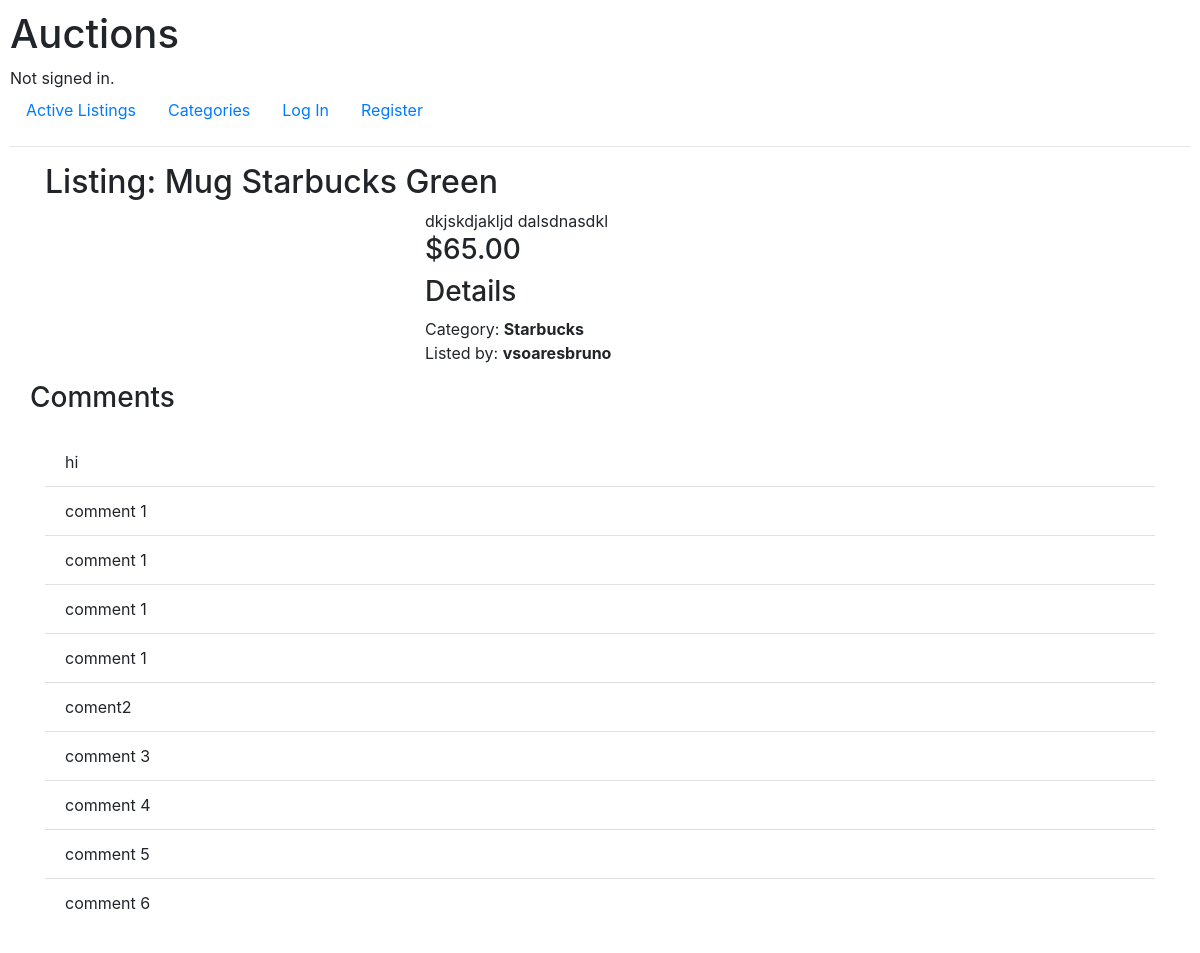
Screenshot of /listings/3 with the database file from the repository.
### auctions/models.py (models this page shows, shortened)
class Listing(models.Model):
    name = models.CharField(max_length=64)
    description = models.CharField(max_length=300)
    price = models.DecimalField(max_digits=19, decimal_places=10)
    upload = models.FileField(upload_to='uploads/', blank=True, null=True)
    category = models.ForeignKey(Category, on_delete=models.CASCADE, null=True, blank=True, related_name="category")
    is_active = models.BooleanField(default=True)
    created_at = models.DateField()
    listed_by = models.ForeignKey(User, on_delete=models.CASCADE, default="", blank=True, related_name="user")

class Category(models.Model):
    name = models.CharField(max_length=30)
    def __str__(self):
        return f"{self.name}"

class User(AbstractUser):
    pass

class Comment(models.Model):
    comment = models.CharField(max_length=300)
    auction = models.ForeignKey(Listing, on_delete=models.CASCADE)

### auctions/views.py (the view)
# urls.py: path("listings/<int:listing_id>", views.listings, name="listings"),
def listings(request, listing_id):
    listing = Listing.objects.get(id=listing_id)
    max_bid = Bid.objects.filter(auction=listing_id).aggregate(Max('price'))
    price = max_bid['price__max'] or listing.price
    comments = Comment.objects.all().filter(auction=listing)
    watchlist = False
    winner_bidder = ''
    highst_bid = Bid.objects.filter(auction=listing_id)
    if highst_bid:
        winner_bidder = highst_bid.latest('id').user
    if request.user.is_authenticated:
        watchlist = Watchlist.objects.filter(auction=listing, user=request.user).exists()
    return render(request, "auctions/listing.html", {
        "listing": listing,
        "current_price": price,
        "comments": comments,
        "watchlist": watchlist,
        "winner_bidder": winner_bidder
    })

### auctions/templates/auctions/listing.html (shortened to what this page needs)
{% extends "auctions/layout.html" %}
{% block body %}
<div class="container">
    <h2>Listing: {{listing.name}}</h2>
    <div class="row">
        <div class="col-sm-4">
        </div>
        <div class="col-sm-8">
            <div>{{listing.description}}</div>
            <h3>${{current_price|stringformat:".2f"}}</h3>
            <div class="form-group">
                <div class="row">
                    <div class="col-sm-12">
                        <h3>Details</h3>
                        <div>Category: <strong>
                            {% if listing.category %}
                                {{ listing.category }}
                            {% else %}
                                No category listed
                            {% endif %}
                        </strong></div>
                        Listed by: <strong>{{listing.listed_by}}</strong>
                    </div>
                </div>
            </div>
        </div>
    </div>
    <div class="form-group row">
        <h3>Comments</h3>
    </div>
    <div class="form-group">
        <ul class="list-group list-group-flush">
            {% for comment in comments %}
            <li class="list-group-item">{{ comment.comment }}</li>
            {% endfor %}
        </ul>
    </div>
 </div>
{% endblock %}

### auctions/static/auctions/styles.css (style rules this page uses)
body { padding: 10px; }

### rows the page displays
Listing: name "Mug Starbucks Green", description "dkjskdjakljd dalsdnasdkl", category "Starbucks", listed_by "vsoaresbruno"
Comment: comment "hi"
Comment: comment "comment 1"
Comment: comment "comment 1"
Comment: comment "comment 1"
Comment: comment "comment 1"
Comment: comment "coment2"
Comment: comment "comment 3"
Comment: comment "comment 4"
Comment: comment "comment 5"
Comment: comment "comment 6"

### other values shown
{{ current_price|stringformat:".2f" }} "65.00"
